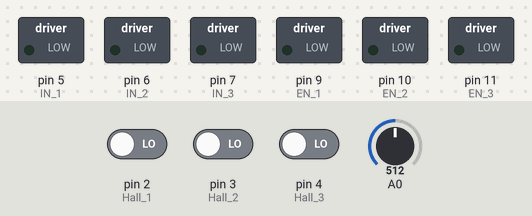
This sketch was run on a simulated Arduino Uno, built with avr-gcc and run on an emulated ATmega328P. On the bench: switched loads named in the sketch (green lamp = pin HIGH). The inputs (shaded band) are chosen by the test bench; at power-on: pin 2 (Hall_1) LOW, A0 = 512, pin 3 (Hall_2) LOW, pin 4 (Hall_3) LOW.

Above: at 1.2 s.
1.3 s: pin 2 (Hall_1) driven HIGH
At 2.0 s:
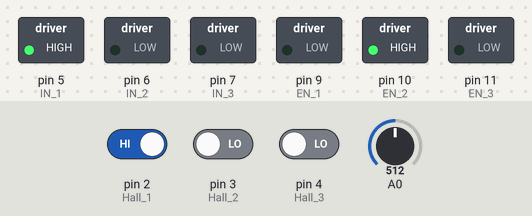
2.8 s: A0 set to 716
At 4.0 s:
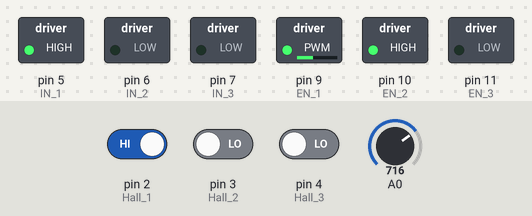
4.3 s: pin 3 (Hall_2) driven HIGH
At 5.2 s:
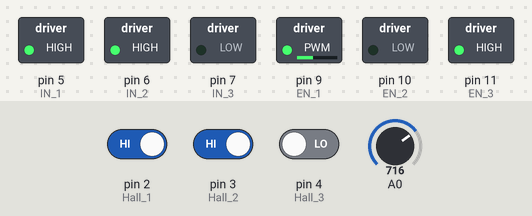
5.8 s: A0 set to 900
At 6.3 s:
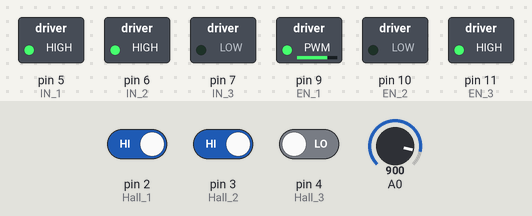
7.3 s: pin 2 (Hall_1) driven LOW
At 7.7 s:
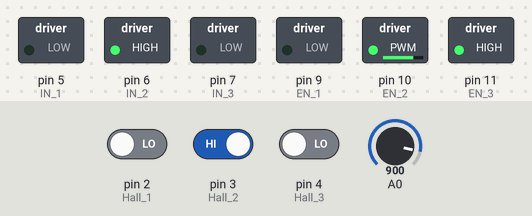
8.8 s: pin 4 (Hall_3) driven HIGH
At 9.3 s:
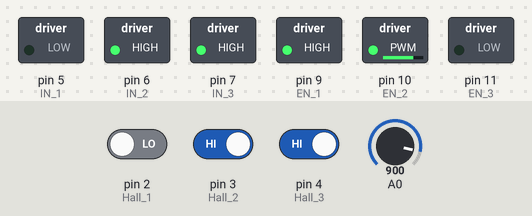
Timing chart, 0 to 11.3 s (numbered marks = the images above; inputs shaded):
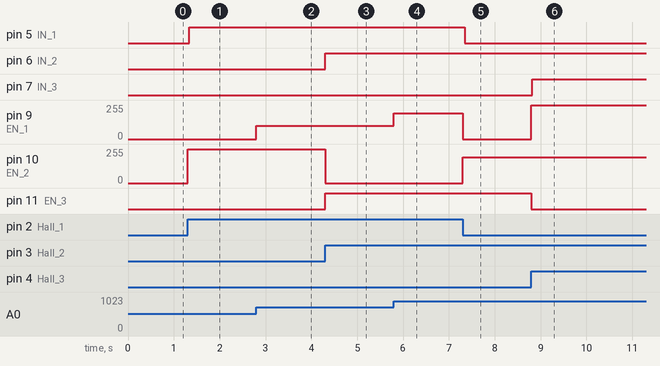

Measured:
- after the input at 1.3 s, pin 5 (IN_1): LOW → HIGH at once; pin 10 (EN_2): 0/255 → 255/255 at once
- after the input at 2.8 s, pin 9 (EN_1): 0/255 → 101/255 at once
- after the input at 4.3 s, pin 6 (IN_2), pin 11 (EN_3): LOW → HIGH at once; pin 10 (EN_2): 255/255 → 0/255 at once
- after the input at 5.8 s, pin 9 (EN_1): 101/255 → 193/255 at once
- after the input at 7.3 s, pin 5 (IN_1): HIGH → LOW at once; pin 9 (EN_1): 193/255 → 0/255 at once; pin 10 (EN_2): 0/255 → 193/255 at once
- after the input at 8.8 s, pin 7 (IN_3): LOW → HIGH at once; pin 9 (EN_1): 0/255 → 255/255 at once; pin 11 (EN_3): HIGH → LOW at once

The sketch:

zvsRegen.ino
```cpp
/*
 * BLDC_congroller 3.1.1
 * by David Glaser
 *
 * The 3.x series of programs is for the ST L6234 3-Phase Motor Driver IC
 *
 * Runs a disk drive motor clockwise
 * With regenerative braking
 * Motor speed and braking is controlled by a single potentiometer
 * Motor position is determined with three Hall-Effect sensors

 * The Arduino receives outputs from 3 hall sensors (pins 2,3,4)
 * and converts their combination to 6 different commutation steps
 * PWM outputs on pins 9,10,11, at 32 kHz (corresponding to EN 1,2,3 respectively
 * 3 DO on pins 5,6,7 (IN 1,2,3)
 * Analog in 0 is connected to a potentiometer to change the PWM duty and change
 * between motoring and regenerative braking.
  * 0-499: braking
  * 500-523: coasting
  * 524-1023: motoring
  * There are many lines commented out that were used for debugging by
  * printing various values to the serial connection.
 */

int HallState1; //Variables for the three hall sensors (3,2,1)
int HallState2;
int HallState3;
int HallVal = 1; //binary value of all 3 hall sensors

int mSpeed = 0; //speed level of the motor
int bSpeed = 0; //braking level
int throttle = 0; //this variable is used with analog in to measure the position of the throttle potentiometer

void setup() {
  pinMode(2,INPUT);    // Hall 1
  pinMode(3,INPUT);    // Hall 2
  pinMode(4,INPUT);    // Hall 3

// Outputs for the L6234 Motor Driver
  pinMode(5,OUTPUT);   // IN 1
  pinMode(6,OUTPUT);   // IN 2
  pinMode(7,OUTPUT);   // IN 3
  pinMode(9,OUTPUT);   // EN 1
  pinMode(10,OUTPUT);  // EN 2
  pinMode(11,OUTPUT);  //  EN 3


  Serial.begin(9600); //uncomment this line if you will use the serial connection
  // also uncomment Serial.flush command at end of program.

/* Set PWM frequency on pins 9,10, and 11
// this bit of code comes from
http://usethearduino.blogspot.com/2008/11/changing-pwm-frequency-on-arduino.html
*/
  // Set PWM for pins 9,10 to 32 kHz
  //First clear all three prescaler bits:
  int prescalerVal = 0x07; //create a variable called prescalerVal and set it equal to the binary number "00000111"                                                       number "00000111"                                                      number "00000111"
  TCCR1B &= ~prescalerVal; //AND the value in TCCR0B with binary number "11111000"

  //Now set the appropriate prescaler bits:
  int prescalerVal2 = 1; //set prescalerVal equal to binary number "00000001"
  TCCR1B |= prescalerVal2; //OR the value in TCCR0B with binary number "00000001"

  // Set PWM for pins 3,11 to 32 kHz (Only pin 11 is used in this program)
  //First clear all three prescaler bits:
  TCCR2B &= ~prescalerVal; //AND the value in TCCR0B with binary number "11111000"

  //Now set the appropriate prescaler bits:

  TCCR2B |= prescalerVal2; //OR the value in TCCR0B with binary number "00000001"//First clear all three prescaler bits:

}
//MAIN LOOP OF THE PRGROM
void loop(){

   //time = millis();
  //prints time since program started
  //Serial.println(time);
  //Serial.print("\n");

  throttle = analogRead(0); //value of the throttle potentiometer
  mSpeed = map(throttle, 512, 1023, 0, 255); //motoring is mapped to the top half of potentiometer
  bSpeed = map(throttle, 0, 511, 255, 0);    // regenerative braking on bottom half of pot
  //mSpeed = 100; //used for debugging

  HallState1 = digitalRead(2);  // read input value from Hall 1
  HallState2  = digitalRead(3);  // read input value from Hall 2
  HallState3  = digitalRead(4);  // read input value from Hall 3
  //digitalWrite(8, HallState1);  // LEDs turned on when corresponding sensor is high - originally used for debugging
  //digitalWrite(9, HallState2);
  //digitalWrite(10, HallState3);

  HallVal = (HallState1) + (2*HallState2) + (4*HallState3); //Computes the binary value of the 3 Hall sensors

  /*Serial.print("H 1: "); // used for debugging
  Serial.println(HallState1);
  Serial.print("H 2: ");
  Serial.println(HallState2);
  Serial.print("H 3: ");
  Serial.println(HallState3);
  Serial.println(" ");
  */

  //Serial.println(mSpeed);
  //Serial.println(HallVal);
  //Serial.print("\n");

  // Monitor transistor outputs
  //delay(1000);
  /*T1 = digitalRead(2);
  //T1 = ~T1;
  T2 = digitalRead(4);
  //T2 = ~T2;
  T3 = digitalRead(5);
  //T3 = ~T3;
  Serial.print(T1);
  Serial.print("\t");
  Serial.print(T2);
  Serial.print("\t");
  Serial.print(T3);
  Serial.print("\n");
  Serial.print("\n");
  Serial.print(digitalRead(3));
  Serial.print("\t");
  Serial.print(digitalRead(9));
  Serial.print("\t");
  Serial.println(digitalRead(10));
  Serial.print("\n");
  Serial.print("\n");
  //delay(500);
  */

// Commutation for Motoring
// Each binary number has a case that corresponds to different transistors being turned on
// Bit Math is used to change the values of the output
// For tutorial on bitmath with the Arduino: http://www.arduino.cc/playground/Code/BitMath
// PORTD contains the outputs for the IN pins on the L6234 driver
// that determine whether the upper or lower transistor of each phase is used
// The outputs for the EN pins are controlled by the Arduino command analogWrite, which
// sets the duty of the PWM (0 = OFF, 255 = ON or throttle value that is controlled by the potentiometer).

  if (throttle > 511){
      switch (HallVal)
       {
        case 3:
          //PORTD = B011xxx00;  // Desired Output for pins 0-7 xxx refers to the Hall inputs, which should not be changed
          PORTD  &= B00011111;
          PORTD  |= B01100000;  //

          analogWrite(9,mSpeed); // PWM on Phase A (High side transistor)
          analogWrite(10,0);  // Phase B off (duty = 0)
          analogWrite(11,255); // Phase C on - duty = 100% (Low side transistor)
          break;
        case 1:
          //PORTD = B001xxx00;  // Desired Output for pins 0-7
          PORTD  &= B00011111;  //
          PORTD  |= B00100000;  //

          analogWrite(9,mSpeed); // PWM on Phase A (High side transistor)
          analogWrite(10,255); //Phase B on (Low side transistor)
          analogWrite(11,0); //Phase B off (duty = 0)
          break;
        case 5:
          //PORTD = B101xxx00;  // Desired Output for pins 0-7
          PORTD  &= B00011111;  //
          PORTD  |= B10100000;

          analogWrite(9,0);
          analogWrite(10,255);
          analogWrite(11,mSpeed);
          break;
        case 4:
          //PORTD = B100xxx00;  // Desired Output for pins 0-7
          PORTD  &= B00011111;
          PORTD  |= B10000000;  //

          analogWrite(9,255);
          analogWrite(10,0);
          analogWrite(11,mSpeed);
          break;
        case 6:
        //PORTD = B110xxx00;  // Desired Output for pins 0-7
          PORTD  &= B00011111;
          PORTD = B11000000;  //

          analogWrite(9,255);
          analogWrite(10,mSpeed);
          analogWrite(11,0);
          break;
        case 2:
          //PORTD = B010xxx00;  // Desired Output for pins 0-7
          PORTD  &= B00011111;
          PORTD  |= B01000000;  //

          analogWrite(9,0);
          analogWrite(10,mSpeed);
          analogWrite(11,255);
          break;
       }
     }

   // Commutation for Regenerative Braking
   // PORTD (Outputs for IN pins on L6234) pins are always low so only the
   // lower transistors on each phase are used
   // upper transistors are always off during regen. braking.
   else{
          //PORTD = B000xxx00;  // Desired Output for pins 0-7
            PORTD  &= B00011111;
            PORTD  |= B00000000;  //
          switch (HallVal)
         {
          case 3:
            analogWrite(9,bSpeed);
            //analogWrite(9,0);
            analogWrite(10,0);
            analogWrite(11,0);
            break;
          case 1:
            analogWrite(9,bSpeed);
            analogWrite(10,0);
            analogWrite(11,0);
            break;
          case 5:
            analogWrite(9,0);
            analogWrite(10,0);
            analogWrite(11,bSpeed);
            break;
          case 4:
            analogWrite(9,0);
            analogWrite(10,0);
            analogWrite(11,bSpeed);
            break;
          case 6:
            analogWrite(9,0);
            analogWrite(10,bSpeed);
            analogWrite(11,0);
          break;
        case 2:
          analogWrite(9,0);
          analogWrite(10,bSpeed);
          analogWrite(11,0);
          break;
       }
   }
   //time = millis();
  //prints time since program started
  //Serial.println(time);
  //Serial.print("\n");
  //Serial.flush(); //uncomment this if you will use serial port for debugging
}
```
